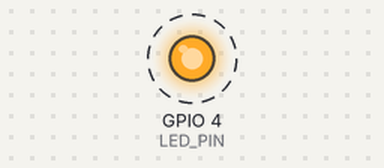
Recording of a sketch running on a simulated ESP32-S3. Parts: output pins drawn as LEDs (lit = HIGH). Dashed ring = blinking. What the sketch prints to the serial monitor is not drawn.

Above: at 1.5 s.
Timing chart, 0 to 5.6 s (numbered marks = the images above):
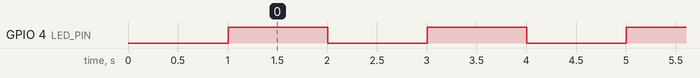

Measured:
- by itself, GPIO 4 (LED_PIN): alternates HIGH for 1.0 s and LOW for 1.0 s

The sketch:

Status-LED-Test.ino
```cpp
/*
  ------------------------------------------------------------------------------
   Project: Hardware Design with AI
   Board: ESP32-S3
   Example: Network LED Blinking on GPIO4 with Serial Monitor Debugging
   Author: Ampnics
   YouTube Channel: https://www.youtube.com/@ampnics
   GitHub Repository: https://github.com/ampnics
  ------------------------------------------------------------------------------

   Description:
   This program demonstrates how to blink an LED connected to GPIO3 of the
   ESP32-S3 while printing status messages to the Serial Monitor for debugging.


*/

#define LED_PIN 4  // LED connected to GPIO4 (change if needed)

void setup() {
  // Initialize Serial Monitor for debugging
  Serial.begin(115200);
  delay(1000); // Allow time for Serial connection to stabilize
  Serial.println("ESP32-S3 Status LED Blink Test Starting...");
  Serial.println("Project: Hardware Design with AI");


  // Configure LED pin as OUTPUT
  pinMode(LED_PIN, OUTPUT);
  Serial.println("LED pin initialized as OUTPUT");
}

void loop() {
  Serial.println("Status LED ON");
  digitalWrite(LED_PIN, HIGH);  // Turn LED ON
  delay(1000);

  Serial.println("Status LED OFF");
  digitalWrite(LED_PIN, LOW);   // Turn LED OFF
  delay(1000);
}
```
